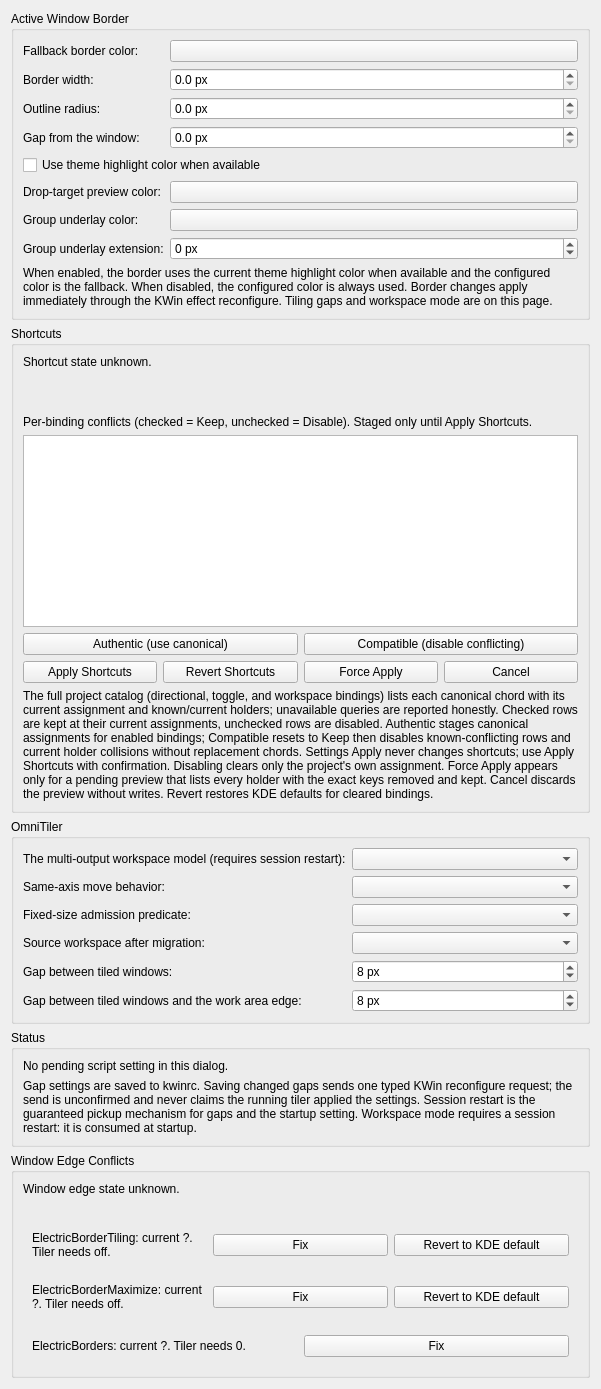
<?xml version="1.0" encoding="UTF-8"?>
<ui version="4.0">
 <class>UnifiedSettings</class>
  <widget class="QWidget" name="UnifiedSettings">
   <layout class="QVBoxLayout" name="verticalLayout">
    <item>
     <widget class="QGroupBox" name="borderSettings">
     <property name="title">
      <string>Active Window Border</string>
     </property>
     <layout class="QFormLayout" name="borderFormLayout">
      <item row="0" column="0">
        <widget class="QLabel" name="label_BorderColor">
         <property name="buddy">
          <cstring>kcfg_BorderColor</cstring>
         </property>
        <property name="text">
         <string>Fallback border color:</string>
        </property>
       </widget>
      </item>
      <item row="0" column="1">
       <widget class="KColorButton" name="kcfg_BorderColor"/>
      </item>
      <item row="1" column="0">
        <widget class="QLabel" name="label_BorderWidth">
         <property name="buddy">
          <cstring>kcfg_BorderWidth</cstring>
         </property>
        <property name="text">
         <string>Border width:</string>
        </property>
       </widget>
      </item>
      <item row="1" column="1">
       <widget class="QDoubleSpinBox" name="kcfg_BorderWidth">
        <property name="suffix">
         <string> px</string>
        </property>
        <property name="decimals">
         <number>1</number>
        </property>
        <property name="maximum">
         <double>32.000000000000000</double>
        </property>
       </widget>
      </item>
      <item row="2" column="0">
        <widget class="QLabel" name="label_BorderRadius">
         <property name="buddy">
          <cstring>kcfg_BorderRadius</cstring>
         </property>
        <property name="text">
         <string>Outline radius:</string>
        </property>
       </widget>
      </item>
      <item row="2" column="1">
       <widget class="QDoubleSpinBox" name="kcfg_BorderRadius">
        <property name="suffix">
         <string> px</string>
        </property>
        <property name="decimals">
         <number>1</number>
        </property>
        <property name="maximum">
         <double>64.000000000000000</double>
        </property>
       </widget>
      </item>
      <item row="3" column="0">
        <widget class="QLabel" name="label_BorderGap">
         <property name="buddy">
          <cstring>kcfg_BorderGap</cstring>
         </property>
        <property name="text">
         <string>Gap from the window:</string>
        </property>
       </widget>
      </item>
      <item row="3" column="1">
       <widget class="QDoubleSpinBox" name="kcfg_BorderGap">
        <property name="suffix">
         <string> px</string>
        </property>
        <property name="decimals">
         <number>1</number>
        </property>
        <property name="maximum">
         <double>64.000000000000000</double>
        </property>
       </widget>
      </item>
        <item row="4" column="0" colspan="2">
         <widget class="QCheckBox" name="kcfg_UseThemeColor">
          <property name="text">
           <string>Use theme highlight color when available</string>
          </property>
         </widget>
        </item>
       <item row="5" column="0">
         <widget class="QLabel" name="label_DragPreviewColor">
          <property name="buddy">
           <cstring>kcfg_DragPreviewColor</cstring>
          </property>
         <property name="text">
          <string>Drop-target preview color:</string>
         </property>
        </widget>
       </item>
       <item row="5" column="1">
        <widget class="KColorButton" name="kcfg_DragPreviewColor">
         <property name="alphaChannelEnabled">
          <bool>true</bool>
         </property>
        </widget>
       </item>
        <item row="6" column="0">
         <widget class="QLabel" name="label_GroupUnderlayColor">
          <property name="buddy">
           <cstring>kcfg_GroupUnderlayColor</cstring>
          </property>
         <property name="text">
          <string>Group underlay color:</string>
         </property>
        </widget>
       </item>
       <item row="6" column="1">
        <widget class="KColorButton" name="kcfg_GroupUnderlayColor">
         <property name="alphaChannelEnabled">
          <bool>true</bool>
         </property>
        </widget>
       </item>
       <item row="7" column="0">
         <widget class="QLabel" name="label_GroupUnderlayExtension">
          <property name="buddy">
           <cstring>kcfg_GroupUnderlayExtension</cstring>
          </property>
         <property name="text">
          <string>Group underlay extension:</string>
         </property>
        </widget>
       </item>
       <item row="7" column="1">
        <widget class="QDoubleSpinBox" name="kcfg_GroupUnderlayExtension">
         <property name="suffix">
          <string> px</string>
         </property>
         <property name="decimals">
           <number>0</number>
         </property>
         <property name="minimum">
           <double>-1.000000000000000</double>
         </property>
         <property name="maximum">
          <double>32.000000000000000</double>
         </property>
         <property name="specialValueText">
          <string>Match border width</string>
         </property>
        </widget>
       </item>
        <item row="8" column="0" colspan="2">
        <widget class="QLabel" name="borderDescription">
         <property name="text">
               <string>When enabled, the border uses the current theme highlight color when available and the configured color is the fallback. When disabled, the configured color is always used. Border changes apply immediately through the KWin effect reconfigure. Tiling gaps and workspace mode are on this page.</string>
         </property>
        <property name="wordWrap">
         <bool>true</bool>
        </property>
       </widget>
      </item>
   </layout>
     </widget>
    </item>
    <item>
     <widget class="QGroupBox" name="shortcutGroup">
      <property name="title">
       <string>Shortcuts</string>
      </property>
      <layout class="QVBoxLayout" name="shortcutLayout">
       <item>
        <widget class="QLabel" name="shortcutStatusLabel">
         <property name="text">
          <string>Shortcut state unknown.</string>
         </property>
         <property name="wordWrap">
          <bool>true</bool>
         </property>
        </widget>
       </item>
       <item>
        <widget class="QLabel" name="shortcutErrorLabel">
         <property name="text">
          <string></string>
         </property>
         <property name="wordWrap">
          <bool>true</bool>
         </property>
        </widget>
       </item>
         <item>
          <widget class="QLabel" name="shortcutForcePreviewLabel">
           <property name="text">
            <string></string>
           </property>
           <property name="wordWrap">
            <bool>true</bool>
           </property>
          </widget>
         </item>
         <item>
          <widget class="QLabel" name="shortcutConflictHintLabel">
           <property name="text">
            <string>Per-binding conflicts (checked = Keep, unchecked = Disable). Staged only until Apply Shortcuts.</string>
           </property>
           <property name="wordWrap">
            <bool>true</bool>
           </property>
          </widget>
         </item>
         <item>
          <widget class="QListWidget" name="shortcutConflictList">
           <property name="minimumHeight">
            <number>180</number>
           </property>
           <property name="alternatingRowColors">
            <bool>true</bool>
           </property>
          </widget>
         </item>
         <item>
          <layout class="QHBoxLayout" name="shortcutPresetLayout">
           <item>
            <widget class="QPushButton" name="shortcutAuthenticButton">
             <property name="text">
              <string>Authentic (use canonical)</string>
             </property>
            </widget>
           </item>
           <item>
            <widget class="QPushButton" name="shortcutCompatibleButton">
             <property name="text">
              <string>Compatible (disable conflicting)</string>
             </property>
            </widget>
           </item>
          </layout>
         </item>
        <item>
         <layout class="QHBoxLayout" name="shortcutButtonLayout">
         <item>
          <widget class="QPushButton" name="shortcutApplyButton">
           <property name="text">
            <string>Apply Shortcuts</string>
           </property>
          </widget>
         </item>
         <item>
          <widget class="QPushButton" name="shortcutRevertButton">
           <property name="text">
            <string>Revert Shortcuts</string>
           </property>
          </widget>
         </item>
          <item>
           <widget class="QPushButton" name="shortcutForceApplyButton">
            <property name="text">
             <string>Force Apply</string>
            </property>
           </widget>
          </item>
          <item>
           <widget class="QPushButton" name="shortcutForceCancelButton">
            <property name="text">
             <string>Cancel</string>
            </property>
           </widget>
          </item>
         </layout>
        </item>
        <item>
         <widget class="QLabel" name="shortcutDescription">
          <property name="text">
             <string>The full project catalog (directional, toggle, and workspace bindings) lists each canonical chord with its current assignment and known/current holders; unavailable queries are reported honestly. Checked rows are kept at their current assignments, unchecked rows are disabled. Authentic stages canonical assignments for enabled bindings; Compatible resets to Keep then disables known-conflicting rows and current holder collisions without replacement chords. Settings Apply never changes shortcuts; use Apply Shortcuts with confirmation. Disabling clears only the project's own assignment. Force Apply appears only for a pending preview that lists every holder with the exact keys removed and kept. Cancel discards the preview without writes. Revert restores KDE defaults for cleared bindings.</string>
          </property>
         <property name="wordWrap">
          <bool>true</bool>
         </property>
        </widget>
       </item>
      </layout>
     </widget>
    </item>
    <item>
     <widget class="QGroupBox" name="scriptSettings">
      <property name="title">
       <string>OmniTiler</string>
      </property>
      <layout class="QFormLayout" name="scriptFormLayout">
       <item row="0" column="0">
        <widget class="QLabel" name="label_workspaceMode">
         <property name="buddy">
          <cstring>workspaceModeCombo</cstring>
         </property>
        <property name="text">
         <string>The multi-output workspace model (requires session restart):</string>
        </property>
       </widget>
      </item>
        <item row="0" column="1">
        <widget class="QComboBox" name="workspaceModeCombo"/>
       </item>
        <item row="1" column="0">
         <widget class="QLabel" name="label_sameAxisMove">
          <property name="buddy">
           <cstring>sameAxisMoveCombo</cstring>
          </property>
         <property name="text">
          <string>Same-axis move behavior:</string>
         </property>
        </widget>
       </item>
        <item row="1" column="1">
        <widget class="QComboBox" name="sameAxisMoveCombo"/>
       </item>
        <item row="2" column="0">
         <widget class="QLabel" name="label_fixedSizePredicate">
          <property name="buddy">
           <cstring>fixedSizePredicateCombo</cstring>
          </property>
         <property name="text">
          <string>Fixed-size admission predicate:</string>
         </property>
        </widget>
       </item>
         <item row="2" column="1">
         <widget class="QComboBox" name="fixedSizePredicateCombo"/>
        </item>
         <item row="3" column="0">
          <widget class="QLabel" name="label_migrationSourceRefill">
           <property name="buddy">
            <cstring>migrationSourceRefillCombo</cstring>
           </property>
          <property name="text">
           <string>Source workspace after migration:</string>
          </property>
         </widget>
        </item>
         <item row="3" column="1">
         <widget class="QComboBox" name="migrationSourceRefillCombo"/>
        </item>
         <item row="4" column="0">
          <widget class="QLabel" name="label_innerGap">
          <property name="buddy">
           <cstring>innerGapSpinBox</cstring>
          </property>
         <property name="text">
          <string>Gap between tiled windows:</string>
         </property>
        </widget>
       </item>
         <item row="4" column="1">
         <widget class="QSpinBox" name="innerGapSpinBox">
        <property name="minimum">
         <number>0</number>
        </property>
        <property name="maximum">
         <number>64</number>
        </property>
        <property name="value">
         <number>8</number>
        </property>
        <property name="suffix">
         <string> px</string>
        </property>
       </widget>
      </item>
         <item row="5" column="0">
          <widget class="QLabel" name="label_outerGap">
          <property name="buddy">
           <cstring>outerGapSpinBox</cstring>
          </property>
         <property name="text">
          <string>Gap between tiled windows and the work area edge:</string>
         </property>
        </widget>
       </item>
         <item row="5" column="1">
         <widget class="QSpinBox" name="outerGapSpinBox">
        <property name="minimum">
         <number>0</number>
        </property>
        <property name="maximum">
         <number>64</number>
        </property>
        <property name="value">
         <number>8</number>
        </property>
        <property name="suffix">
         <string> px</string>
        </property>
       </widget>
      </item>
     </layout>
    </widget>
   </item>
   <item>
    <widget class="QGroupBox" name="scriptStatusGroup">
     <property name="title">
      <string>Status</string>
     </property>
     <layout class="QVBoxLayout" name="scriptStatusLayout">
      <item>
       <widget class="QLabel" name="scriptStatusLabel">
        <property name="text">
         <string>No pending script setting in this dialog.</string>
        </property>
        <property name="wordWrap">
         <bool>true</bool>
        </property>
       </widget>
      </item>
      <item>
       <widget class="QLabel" name="scriptStatusDescription">
        <property name="text">
         <string>Gap settings are saved to kwinrc. Saving changed gaps sends one typed KWin reconfigure request; the send is unconfirmed and never claims the running tiler applied the settings. Session restart is the guaranteed pickup mechanism for gaps and the startup setting. Workspace mode requires a session restart: it is consumed at startup.</string>
        </property>
        <property name="wordWrap">
         <bool>true</bool>
        </property>
       </widget>
      </item>
     </layout>
    </widget>
   </item>
   <item>
    <widget class="QGroupBox" name="windowConflictGroup">
     <property name="title">
      <string>Window Edge Conflicts</string>
     </property>
     <layout class="QVBoxLayout" name="windowConflictLayout">
      <item>
       <widget class="QLabel" name="windowConflictStatusLabel">
        <property name="text">
         <string>Window edge state unknown.</string>
        </property>
        <property name="wordWrap">
         <bool>true</bool>
        </property>
       </widget>
      </item>
      <item>
       <widget class="QLabel" name="windowConflictErrorLabel">
        <property name="text">
         <string></string>
        </property>
        <property name="wordWrap">
         <bool>true</bool>
        </property>
       </widget>
      </item>
      <item>
       <widget class="QWidget" name="windowTilingRow">
        <layout class="QHBoxLayout" name="windowTilingRowLayout">
         <item>
          <widget class="QLabel" name="windowTilingLabel">
           <property name="text">
            <string>ElectricBorderTiling: current ?. Tiler needs off.</string>
           </property>
           <property name="wordWrap">
            <bool>true</bool>
           </property>
          </widget>
         </item>
         <item>
          <widget class="QPushButton" name="windowTilingFixButton">
           <property name="text">
            <string>Fix</string>
           </property>
          </widget>
         </item>
         <item>
          <widget class="QPushButton" name="windowTilingRevertButton">
           <property name="text">
            <string>Revert to KDE default</string>
           </property>
          </widget>
         </item>
        </layout>
       </widget>
      </item>
      <item>
       <widget class="QWidget" name="windowMaximizeRow">
        <layout class="QHBoxLayout" name="windowMaximizeRowLayout">
         <item>
          <widget class="QLabel" name="windowMaximizeLabel">
           <property name="text">
            <string>ElectricBorderMaximize: current ?. Tiler needs off.</string>
           </property>
           <property name="wordWrap">
            <bool>true</bool>
           </property>
          </widget>
         </item>
         <item>
          <widget class="QPushButton" name="windowMaximizeFixButton">
           <property name="text">
            <string>Fix</string>
           </property>
          </widget>
         </item>
         <item>
          <widget class="QPushButton" name="windowMaximizeRevertButton">
           <property name="text">
            <string>Revert to KDE default</string>
           </property>
          </widget>
         </item>
        </layout>
       </widget>
      </item>
      <item>
       <widget class="QWidget" name="windowBordersRow">
        <layout class="QHBoxLayout" name="windowBordersRowLayout">
         <item>
          <widget class="QLabel" name="windowBordersLabel">
           <property name="text">
            <string>ElectricBorders: current ?. Tiler needs 0.</string>
           </property>
           <property name="wordWrap">
            <bool>true</bool>
           </property>
          </widget>
         </item>
         <item>
          <widget class="QPushButton" name="windowBordersFixButton">
           <property name="text">
            <string>Fix</string>
           </property>
          </widget>
         </item>
        </layout>
       </widget>
      </item>
     </layout>
    </widget>
   </item>
   </layout>
  </widget>
  <customwidgets>
  <customwidget>
   <class>KColorButton</class>
   <extends>QPushButton</extends>
   <header>kcolorbutton.h</header>
  </customwidget>
 </customwidgets>
 <resources/>
 <connections/>
</ui>
